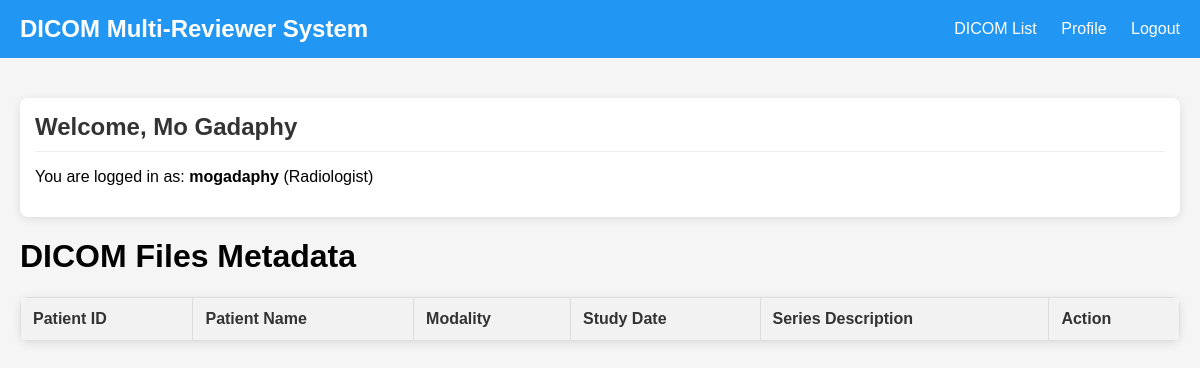
The page /dicom_list (signed in) on the database its author committed.
### src/dicom_reviewer/models/db/user.py (models this page shows, shortened)
class User(db.Model, UserMixin):
    __tablename__ = 'users'
    id = db.Column(db.Integer, primary_key=True)
    username = db.Column(db.String(80), unique=True, nullable=False)
    password_hash = db.Column(db.String(128), nullable=False)
    email = db.Column(db.String(120), unique=True, nullable=False)
    full_name = db.Column(db.String(150), nullable=False)
    role = db.Column(db.String(20), nullable=False, default='radiologist')
    created_at = db.Column(db.DateTime, nullable=False, default=datetime.utcnow)
    last_login = db.Column(db.DateTime, nullable=True)

### src/dicom_reviewer/main.py (the view)
@app.route('/dicom_list')
@login_required
def dicom_list():
    return render_template('dicom_list.html')

### src/dicom_reviewer/main.py (called while the page is built)
@login_manager.user_loader
def load_user(user_id):
    return User.query.get(int(user_id))

### src/dicom_reviewer/templates/dicom_list.html (shortened to what this page needs)
<!DOCTYPE html>
<html>
<head>
</head>
<body>
    <div class="header">
        <h1>DICOM Multi-Reviewer System</h1>
        <div class="header-links">
            <a href="{{ url_for('dicom_list') }}">DICOM List</a>
            <a href="{{ url_for('profile') }}">Profile</a>
            <a href="{{ url_for('logout') }}">Logout</a>
        </div>
    </div>
    <div class="container">
        <div class="user-info">
            <h2>Welcome, {{ current_user.full_name }}</h2>
            <p>You are logged in as: <strong>{{ current_user.username }}</strong> ({{ current_user.role|title }})</p>
        </div>
        <h1>DICOM Files Metadata</h1>
        <table>
            <thead>
                <tr>
                    <th>Patient ID</th>
                    <th>Patient Name</th>
                    <th>Modality</th>
                    <th>Study Date</th>
                    <th>Series Description</th>
                    <th>Action</th>
                </tr>
            </thead>
        </table>
    </div>
</body>
</html>

### src/dicom_reviewer/templates/dicom_list.html (style rules this page uses)
body { font-family: Arial, sans-serif; margin: 0; padding: 0; background-color: #f5f5f5; }
.header { background-color: #2196F3; color: white; padding: 15px 20px; display: flex; justify-content: space-between; align-items: center; }
.header h1 { margin: 0; font-size: 24px; }
.header-links a { color: white; text-decoration: none; margin-left: 20px; }
.container { padding: 20px; }
table { border-collapse: collapse; width: 100%; background-color: white; box-shadow: 0 2px 10px rgba(0, 0, 0, 0.1); border-radius: 8px; overflow: hidden; }
th, td { border: 1px solid #ddd; padding: 12px; text-align: left; }
th { background-color: #f2f2f2; font-weight: 600; color: #333; }
.user-info { margin-top: 20px; background-color: white; border-radius: 8px; box-shadow: 0 2px 10px rgba(0, 0, 0, 0.1); padding: 15px; }
.user-info h2 { margin-top: 0; color: #333; border-bottom: 1px solid #eee; padding-bottom: 10px; margin-bottom: 15px; }

### rows shown on the page
User: full_name "Mo Gadaphy", username "mogadaphy", role "Radiologist"
